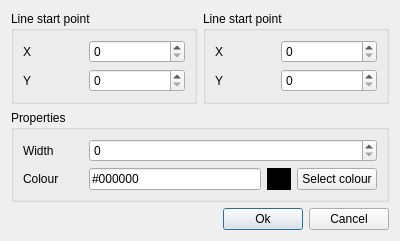
<?xml version="1.0" encoding="UTF-8"?>
<ui version="4.0">
 <class>EditLine</class>
 <widget class="QDialog" name="EditLine">
  <property name="geometry">
   <rect>
    <x>0</x>
    <y>0</y>
    <width>400</width>
    <height>241</height>
   </rect>
  </property>
  <property name="windowTitle">
   <string>Edit line - %1</string>
  </property>
  <layout class="QVBoxLayout" name="verticalLayout_4">
   <item>
    <layout class="QHBoxLayout" name="horizontalLayout_7">
     <item>
      <widget class="QGroupBox" name="groupBox_2">
       <property name="title">
        <string>Line start point</string>
       </property>
       <layout class="QVBoxLayout" name="verticalLayout_2">
        <item>
         <layout class="QHBoxLayout" name="horizontalLayout_4">
          <item>
           <widget class="QLabel" name="label_4">
            <property name="minimumSize">
             <size>
              <width>60</width>
              <height>0</height>
             </size>
            </property>
            <property name="maximumSize">
             <size>
              <width>60</width>
              <height>16777215</height>
             </size>
            </property>
            <property name="text">
             <string>X</string>
            </property>
           </widget>
          </item>
          <item>
           <widget class="QSpinBox" name="spinX1"/>
          </item>
         </layout>
        </item>
        <item>
         <layout class="QHBoxLayout" name="horizontalLayout_3">
          <item>
           <widget class="QLabel" name="label_3">
            <property name="minimumSize">
             <size>
              <width>60</width>
              <height>0</height>
             </size>
            </property>
            <property name="maximumSize">
             <size>
              <width>60</width>
              <height>16777215</height>
             </size>
            </property>
            <property name="text">
             <string>Y</string>
            </property>
           </widget>
          </item>
          <item>
           <widget class="QSpinBox" name="spinY1"/>
          </item>
         </layout>
        </item>
       </layout>
      </widget>
     </item>
     <item>
      <widget class="QGroupBox" name="groupBox_3">
       <property name="title">
        <string>Line start point</string>
       </property>
       <layout class="QVBoxLayout" name="verticalLayout_3">
        <item>
         <layout class="QHBoxLayout" name="horizontalLayout_5">
          <item>
           <widget class="QLabel" name="label_5">
            <property name="minimumSize">
             <size>
              <width>60</width>
              <height>0</height>
             </size>
            </property>
            <property name="maximumSize">
             <size>
              <width>60</width>
              <height>16777215</height>
             </size>
            </property>
            <property name="text">
             <string>X</string>
            </property>
           </widget>
          </item>
          <item>
           <widget class="QSpinBox" name="spinX2"/>
          </item>
         </layout>
        </item>
        <item>
         <layout class="QHBoxLayout" name="horizontalLayout_6">
          <item>
           <widget class="QLabel" name="label_6">
            <property name="minimumSize">
             <size>
              <width>60</width>
              <height>0</height>
             </size>
            </property>
            <property name="maximumSize">
             <size>
              <width>60</width>
              <height>16777215</height>
             </size>
            </property>
            <property name="text">
             <string>Y</string>
            </property>
           </widget>
          </item>
          <item>
           <widget class="QSpinBox" name="spinY2"/>
          </item>
         </layout>
        </item>
       </layout>
      </widget>
     </item>
    </layout>
   </item>
   <item>
    <widget class="QGroupBox" name="groupBox_4">
     <property name="title">
      <string>Properties</string>
     </property>
     <layout class="QVBoxLayout" name="verticalLayout_5">
      <item>
       <layout class="QHBoxLayout" name="horizontalLayout_9">
        <item>
         <widget class="QLabel" name="label_7">
          <property name="minimumSize">
           <size>
            <width>60</width>
            <height>0</height>
           </size>
          </property>
          <property name="maximumSize">
           <size>
            <width>60</width>
            <height>16777215</height>
           </size>
          </property>
          <property name="text">
           <string>Width</string>
          </property>
         </widget>
        </item>
        <item>
         <widget class="QSpinBox" name="spinWidth"/>
        </item>
       </layout>
      </item>
      <item>
       <layout class="QHBoxLayout" name="horizontalLayout_10">
        <item>
         <widget class="QLabel" name="label_8">
          <property name="minimumSize">
           <size>
            <width>60</width>
            <height>0</height>
           </size>
          </property>
          <property name="maximumSize">
           <size>
            <width>60</width>
            <height>16777215</height>
           </size>
          </property>
          <property name="text">
           <string>Colour</string>
          </property>
         </widget>
        </item>
        <item>
         <widget class="QLineEdit" name="lnedColourHex">
          <property name="text">
           <string>#000000</string>
          </property>
          <property name="readOnly">
           <bool>true</bool>
          </property>
         </widget>
        </item>
        <item>
         <widget class="QLabel" name="labColourPreview">
          <property name="minimumSize">
           <size>
            <width>24</width>
            <height>0</height>
           </size>
          </property>
          <property name="maximumSize">
           <size>
            <width>24</width>
            <height>16777215</height>
           </size>
          </property>
          <property name="styleSheet">
           <string notr="true">background-color: rgb(0, 0, 0);</string>
          </property>
          <property name="text">
           <string/>
          </property>
         </widget>
        </item>
        <item>
         <widget class="QPushButton" name="btnChooseColour">
          <property name="text">
           <string>Select colour</string>
          </property>
         </widget>
        </item>
       </layout>
      </item>
     </layout>
    </widget>
   </item>
   <item>
    <spacer name="verticalSpacer">
     <property name="orientation">
      <enum>Qt::Vertical</enum>
     </property>
     <property name="sizeHint" stdset="0">
      <size>
       <width>20</width>
       <height>40</height>
      </size>
     </property>
    </spacer>
   </item>
   <item>
    <layout class="QHBoxLayout" name="horizontalLayout_8">
     <item>
      <spacer name="horizontalSpacer">
       <property name="orientation">
        <enum>Qt::Horizontal</enum>
       </property>
       <property name="sizeHint" stdset="0">
        <size>
         <width>40</width>
         <height>20</height>
        </size>
       </property>
      </spacer>
     </item>
     <item>
      <widget class="QPushButton" name="btnOk">
       <property name="text">
        <string>Ok</string>
       </property>
       <property name="default">
        <bool>true</bool>
       </property>
      </widget>
     </item>
     <item>
      <widget class="QPushButton" name="btnCancel">
       <property name="text">
        <string>Cancel</string>
       </property>
      </widget>
     </item>
    </layout>
   </item>
  </layout>
 </widget>
 <resources>
  <include location="../../../SimpleCalendarCreator.qrc"/>
 </resources>
 <connections/>
</ui>
